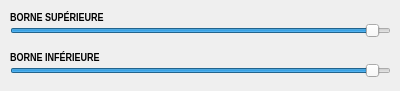
     <widget class="QWidget" name="tab_8">
      <attribute name="title">
       <string>Analyse</string>
      </attribute>
      <widget class="QLabel" name="label_41">
       <property name="geometry">
        <rect>
         <x>10</x>
         <y>10</y>
         <width>111</width>
         <height>16</height>
        </rect>
       </property>
       <property name="font">
        <font>
         <family>Arial Narrow</family>
         <pointsize>8</pointsize>
         <weight>75</weight>
         <italic>false</italic>
         <bold>true</bold>
        </font>
       </property>
       <property name="text">
        <string>BORNE SUPÉRIEURE</string>
       </property>
      </widget>
      <widget class="QSlider" name="datsup_14c">
       <property name="geometry">
        <rect>
         <x>10</x>
         <y>20</y>
         <width>381</width>
         <height>22</height>
        </rect>
       </property>
       <property name="minimum">
        <number>-1000000</number>
       </property>
       <property name="maximum">
        <number>3000</number>
       </property>
       <property name="orientation">
        <enum>Qt::Horizontal</enum>
       </property>
      </widget>
      <widget class="QLabel" name="label_42">
       <property name="geometry">
        <rect>
         <x>10</x>
         <y>50</y>
         <width>111</width>
         <height>16</height>
        </rect>
       </property>
       <property name="font">
        <font>
         <family>Arial Narrow</family>
         <pointsize>8</pointsize>
         <weight>75</weight>
         <italic>false</italic>
         <bold>true</bold>
        </font>
       </property>
       <property name="text">
        <string>BORNE INFÉRIEURE</string>
       </property>
      </widget>
      <widget class="QSlider" name="datinf_14c">
       <property name="geometry">
        <rect>
         <x>10</x>
         <y>60</y>
         <width>381</width>
         <height>22</height>
        </rect>
       </property>
       <property name="minimum">
        <number>-1000000</number>
       </property>
       <property name="maximum">
        <number>3000</number>
       </property>
       <property name="orientation">
        <enum>Qt::Horizontal</enum>
       </property>
      </widget>
     </widget>
